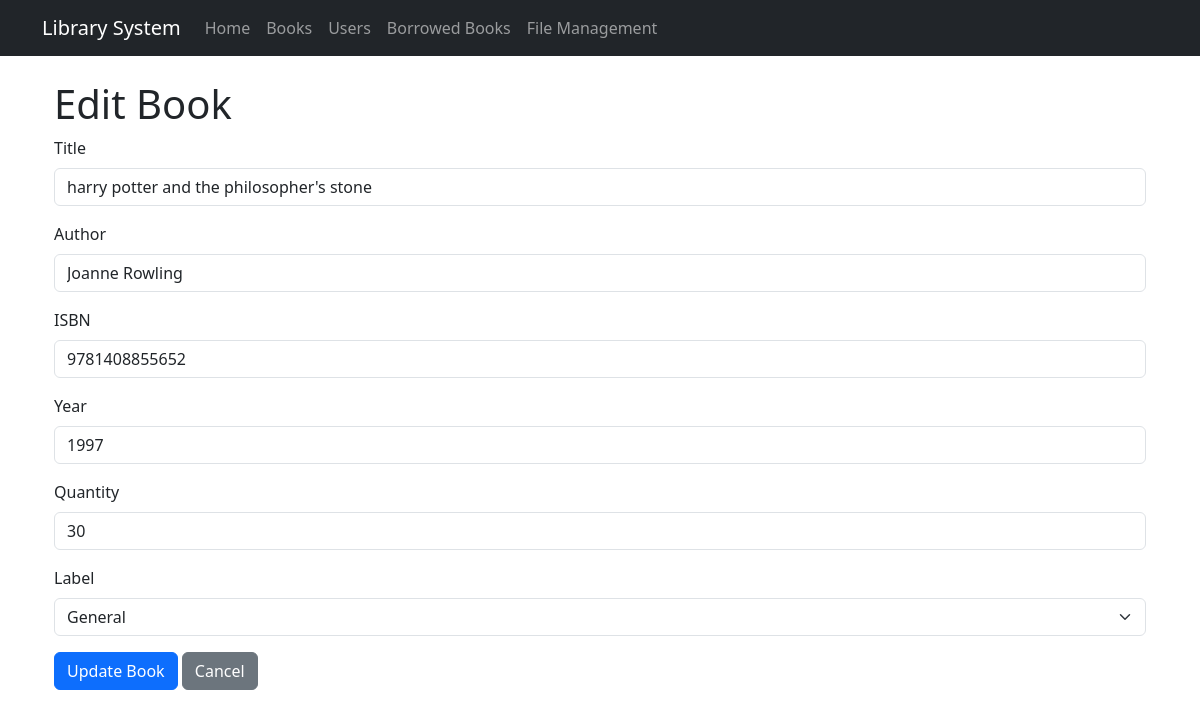
The page /books/1/edit/ on the database as committed earlier.
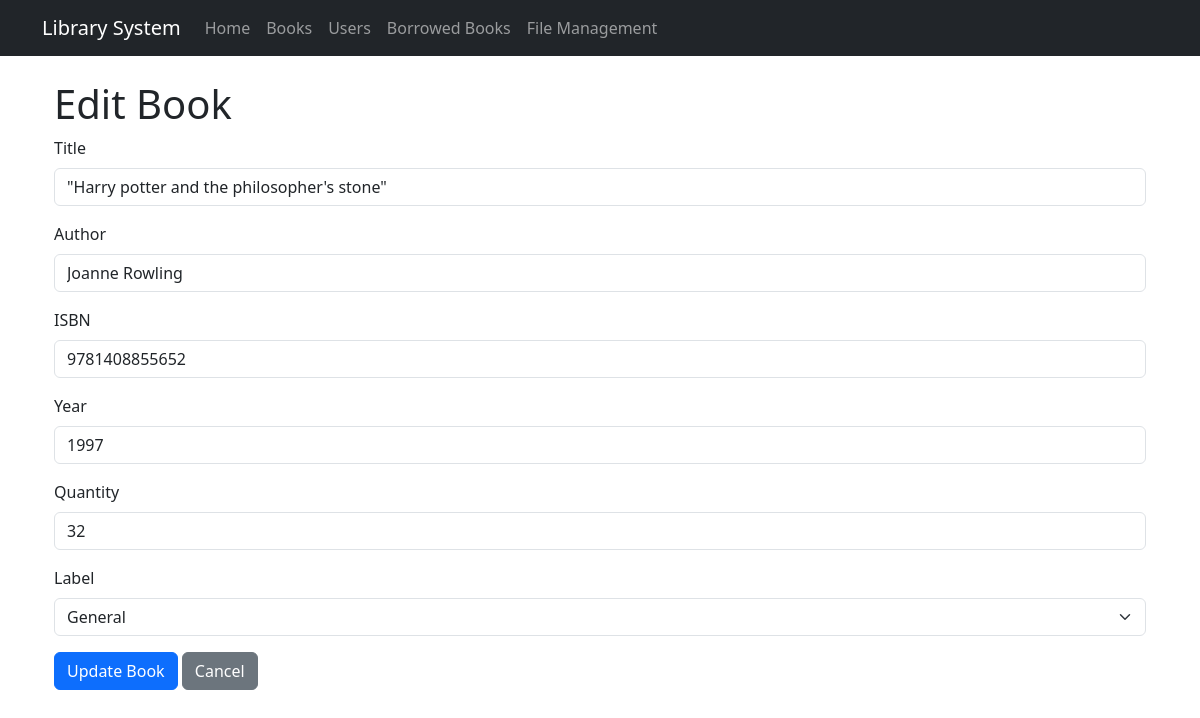
The same page on the database as committed later.
### library/models.py (models this page shows, shortened)
class Book(models.Model):
    LABEL_CHOICES = [
        ('for children', 'For Children'),
        ('general', 'General'),
    ]
    title = models.CharField(max_length=255)
    author = models.CharField(max_length=255)
    isbn = models.CharField(max_length=20, unique=True)
    year = models.IntegerField()
    quantity = models.IntegerField()
    label = models.CharField(max_length=20, choices=LABEL_CHOICES, default='general')

### library/views.py (the view)
# urls.py: path('books/<int:book_id>/edit/', views.edit_book, name='edit_book'),
def edit_book(request, book_id):
    book = get_object_or_404(Book, id=book_id)
    if request.method == 'POST':
        form = BookForm(request.POST, instance=book)
        if form.is_valid():
            form.save()
            messages.success(request, 'Book updated successfully.')
            return redirect('book_list')
    else:
        form = BookForm(instance=book)
    return render(request, 'library/edit_book.html', {'form': form, 'book': book})

### library/forms.py
class BookForm(forms.ModelForm):
    class Meta:
        model = Book
        fields = ['title', 'author', 'isbn', 'year', 'quantity', 'label']

### templates/library/edit_book.html (shortened to what this page needs)
{% extends 'base.html' %}
{% block content %}
<div class="container">
    <h1>Edit Book</h1>
    <form method="post">
        <div class="mb-3">
            <label for="{{ form.title.id_for_label }}" class="form-label">Title</label>
            <input type="text" name="{{ form.title.name }}" id="{{ form.title.id_for_label }}" class="form-control {% if form.title.errors %}is-invalid{% endif %}" value="{{ form.title.value }}" required>
        </div>
        <div class="mb-3">
            <label for="{{ form.author.id_for_label }}" class="form-label">Author</label>
            <input type="text" name="{{ form.author.name }}" id="{{ form.author.id_for_label }}" class="form-control {% if form.author.errors %}is-invalid{% endif %}" value="{{ form.author.value }}" required>
        </div>
        <div class="mb-3">
            <label for="{{ form.isbn.id_for_label }}" class="form-label">ISBN</label>
            <input type="text" name="{{ form.isbn.name }}" id="{{ form.isbn.id_for_label }}" class="form-control {% if form.isbn.errors %}is-invalid{% endif %}" value="{{ form.isbn.value }}" required>
        </div>
        <div class="mb-3">
            <label for="{{ form.year.id_for_label }}" class="form-label">Year</label>
            <input type="number" name="{{ form.year.name }}" id="{{ form.year.id_for_label }}" class="form-control {% if form.year.errors %}is-invalid{% endif %}" value="{{ form.year.value }}" required>
        </div>
        <div class="mb-3">
            <label for="{{ form.quantity.id_for_label }}" class="form-label">Quantity</label>
            <input type="number" name="{{ form.quantity.name }}" id="{{ form.quantity.id_for_label }}" class="form-control {% if form.quantity.errors %}is-invalid{% endif %}" value="{{ form.quantity.value }}" required>
        </div>
        <div class="mb-3">
            <label for="{{ form.label.id_for_label }}" class="form-label">Label</label>
            <select name="{{ form.label.name }}" id="{{ form.label.id_for_label }}" class="form-select {% if form.label.errors %}is-invalid{% endif %}" required>
                <option value="general" {% if form.label.value == 'general' %}selected{% endif %}>General</option>
            </select>
        </div>
        <button type="submit" class="btn btn-primary">Update Book</button>
        <a href="{% url 'book_list' %}" class="btn btn-secondary">Cancel</a>
    </form>
</div>
{% endblock %}

Rows that differ between the two databases and show on the page:
changed Book "Joanne Rowling": title "harry potter and the philosopher's stone" → "\"Harry potter and the philosopher's stone\""
Other text that changed with them:
form field quantity: "30" → "32"
